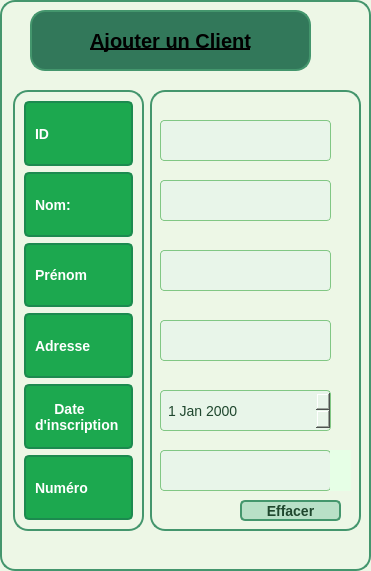
            <widget class="QFrame" name="frame_220">
             <property name="geometry">
              <rect>
               <x>10</x>
               <y>10</y>
               <width>371</width>
               <height>571</height>
              </rect>
             </property>
             <property name="styleSheet">
              <string notr="true">background-color: #edf7e6;         /* Light green inside background */
border: 2px solid rgb(68, 150, 109); /* Green border */
border-radius: 15px;                /* Rounded corners with 15px radius */
</string>
             </property>
             <property name="frameShape">
              <enum>QFrame::Shape::NoFrame</enum>
             </property>
             <widget class="QPushButton" name="pushButton_ajouter2">
              <property name="geometry">
               <rect>
                <x>30</x>
                <y>10</y>
                <width>281</width>
                <height>61</height>
               </rect>
              </property>
              <property name="autoFillBackground">
               <bool>false</bool>
              </property>
              <property name="styleSheet">
               <string notr="true">QPushButton {
    background-color: rgb(50, 120, 90); /* Couleur verte foncée */
    /*color: black;*/
   /* color: #1f472e;*/
color:black;
    font-family: &quot;Roboto&quot;, sans-serif;
     
    font-weight: bold; /* texte en gras */
    font-size: 20px;
    text-decoration: underline;  /* Texte souligné */
    line-height: 1.5;

    width: 200px;
    height: 40px;
    opacity: 0.65;
    text-align: center;
    
    border-style: solid;
    transition: background-color 0.3s ease, opacity 0.3s ease, transform 0.3s ease; /* Transition pour effet plus fluide */
}

QPushButton:hover {
    background-color: rgb(70, 140, 110); /* Couleur de fond légèrement plus claire au survol */
    opacity: 0.85; /* Augmentation de l'opacité */
    transform: scale(1.05); /* Agrandissement léger */
    box-shadow: 2px 2px 5px rgba(0, 0, 0, 0.3); /* Ombre pour donner de la profondeur */
}

                                                           

/*                                                  
QPushButton {
    background-color: rgb(50, 120, 90); 
    color: black;
    
    font-size: 20px;
    text-decoration: underline;   
    line-height: 1.5;

    width: 200px;
    height: 40px;
    opacity: 0.65;
    text-align: center;
    
    border-style: solid;
}
*/
</string>
              </property>
              <property name="text">
               <string>Ajouter un Client</string>
              </property>
              <property name="checkable">
               <bool>true</bool>
              </property>
             </widget>
             <widget class="QFrame" name="frame_221">
              <property name="geometry">
               <rect>
                <x>13</x>
                <y>90</y>
                <width>131</width>
                <height>441</height>
               </rect>
              </property>
              <property name="styleSheet">
               <string notr="true">background-color: #edf7e6;         /* Light green inside background */
border: 2px solid rgb(68, 150, 109); /* Green border */
border-radius: 15px;                /* Rounded corners with 15px radius */
</string>
              </property>
              <property name="frameShape">
               <enum>QFrame::Shape::NoFrame</enum>
              </property>
              <layout class="QVBoxLayout" name="verticalLayout_49">
               <item>
                <widget class="QLabel" name="label_802">
                 <property name="styleSheet">
                  <string notr="true">QLabel {
    background-color: rgb(28, 168, 79); /* Couleur de fond */
    border: 2px solid #1C8A4F; /* Bordure assortie */
    border-radius: 5px; /* Coins arrondis */
    color: white; /* Texte en blanc */
    font-size: 14px; /* Taille de police */
    padding: 5px; /* Espacement interne */
    font-weight: bold; /* Texte en gras */
}

QLabel:hover {
    background-color: rgb(20, 140, 60); /* Couleur de fond change lorsque l'on survole le label */
}

QLabel:focus {
    border: 2px solid #0D6E3F; /* Bordure qui change en cas de focus (utile pour les QLabel avec interaction) */
}
</string>
                 </property>
                 <property name="text">
                  <string>ID</string>
                 </property>
                </widget>
               </item>
               <item>
                <widget class="QLabel" name="label_803">
                 <property name="styleSheet">
                  <string notr="true">QLabel {
    background-color: rgb(28, 168, 79); /* Couleur de fond */
    border: 2px solid #1C8A4F; /* Bordure assortie */
    border-radius: 5px; /* Coins arrondis */
    color: white; /* Texte en blanc */
    font-size: 14px; /* Taille de police */
    padding: 5px; /* Espacement interne */
    font-weight: bold; /* Texte en gras */
}

QLabel:hover {
    background-color: rgb(20, 140, 60); /* Couleur de fond change lorsque l'on survole le label */
}

QLabel:focus {
    border: 2px solid #0D6E3F; /* Bordure qui change en cas de focus (utile pour les QLabel avec interaction) */
}
</string>
                 </property>
                 <property name="text">
                  <string>Nom:</string>
                 </property>
                </widget>
               </item>
               <item>
                <widget class="QLabel" name="label_804">
                 <property name="styleSheet">
                  <string notr="true">QLabel {
    background-color: rgb(28, 168, 79); /* Couleur de fond */
    border: 2px solid #1C8A4F; /* Bordure assortie */
    border-radius: 5px; /* Coins arrondis */
    color: white; /* Texte en blanc */
    font-size: 14px; /* Taille de police */
    padding: 5px; /* Espacement interne */
    font-weight: bold; /* Texte en gras */
}

QLabel:hover {
    background-color: rgb(20, 140, 60); /* Couleur de fond change lorsque l'on survole le label */
}

QLabel:focus {
    border: 2px solid #0D6E3F; /* Bordure qui change en cas de focus (utile pour les QLabel avec interaction) */
}
</string>
                 </property>
                 <property name="text">
                  <string>Prénom</string>
                 </property>
                </widget>
               </item>
               <item>
                <widget class="QLabel" name="label_805">
                 <property name="styleSheet">
                  <string notr="true">QLabel {
    background-color: rgb(28, 168, 79); /* Couleur de fond */
    border: 2px solid #1C8A4F; /* Bordure assortie */
    border-radius: 5px; /* Coins arrondis */
    color: white; /* Texte en blanc */
    font-size: 14px; /* Taille de police */
    padding: 5px; /* Espacement interne */
    font-weight: bold; /* Texte en gras */
}

QLabel:hover {
    background-color: rgb(20, 140, 60); /* Couleur de fond change lorsque l'on survole le label */
}

QLabel:focus {
    border: 2px solid #0D6E3F; /* Bordure qui change en cas de focus (utile pour les QLabel avec interaction) */
}
</string>
                 </property>
                 <property name="text">
                  <string>Adresse</string>
                 </property>
                </widget>
               </item>
               <item>
                <widget class="QLabel" name="label_806">
                 <property name="styleSheet">
                  <string notr="true">QLabel {
    background-color: rgb(28, 168, 79); /* Couleur de fond */
    border: 2px solid #1C8A4F; /* Bordure assortie */
    border-radius: 5px; /* Coins arrondis */
    color: white; /* Texte en blanc */
    font-size: 14px; /* Taille de police */
    padding: 5px; /* Espacement interne */
    font-weight: bold; /* Texte en gras */
}

QLabel:hover {
    background-color: rgb(20, 140, 60); /* Couleur de fond change lorsque l'on survole le label */
}

QLabel:focus {
    border: 2px solid #0D6E3F; /* Bordure qui change en cas de focus (utile pour les QLabel avec interaction) */
}
</string>
                 </property>
                 <property name="text">
                  <string>     Date
d'inscription</string>
                 </property>
                </widget>
               </item>
               <item>
                <widget class="QLabel" name="label_807">
                 <property name="styleSheet">
                  <string notr="true">QLabel {
    background-color: rgb(28, 168, 79); /* Couleur de fond */
    border: 2px solid #1C8A4F; /* Bordure assortie */
    border-radius: 5px; /* Coins arrondis */
    color: white; /* Texte en blanc */
    font-size: 14px; /* Taille de police */
    padding: 5px; /* Espacement interne */
    font-weight: bold; /* Texte en gras */
}

QLabel:hover {
    background-color: rgb(20, 140, 60); /* Couleur de fond change lorsque l'on survole le label */
}

QLabel:focus {
    border: 2px solid #0D6E3F; /* Bordure qui change en cas de focus (utile pour les QLabel avec interaction) */
}
</string>
                 </property>
                 <property name="text">
                  <string>Numéro</string>
                 </property>
                </widget>
               </item>
              </layout>
             </widget>
             <widget class="QFrame" name="frame_222">
              <property name="geometry">
               <rect>
                <x>150</x>
                <y>90</y>
                <width>211</width>
                <height>441</height>
               </rect>
              </property>
              <property name="styleSheet">
               <string notr="true">background-color: #edf7e6;         /* Light green inside background */
border: 2px solid rgb(68, 150, 109); /* Green border */
border-radius: 15px;                /* Rounded corners with 15px radius */
</string>
              </property>
              <property name="frameShape">
               <enum>QFrame::Shape::NoFrame</enum>
              </property>
              <widget class="QLineEdit" name="lineEdit_ID2">
               <property name="geometry">
                <rect>
                 <x>10</x>
                 <y>30</y>
                 <width>171</width>
                 <height>41</height>
                </rect>
               </property>
               <property name="styleSheet">
                <string notr="true">
QLineEdit {
    background-color: #E8F5E9; /* Vert très clair */
    color: #1f472e;
    font-family: &quot;Roboto&quot;, sans-serif;
    font-size: 14px;
    padding: 5px;
    border: 1px solid #81C784;
    border-radius: 4px;
}
QLineEdit:focus {
    border: 1px solid #4CAF50; /* Bordure plus foncée lorsqu'on clique */
    background-color: #F1F8E9;
}
</string>
               </property>
              </widget>
              <widget class="QLineEdit" name="lineEdit_nom_2">
               <property name="geometry">
                <rect>
                 <x>10</x>
                 <y>90</y>
                 <width>171</width>
                 <height>41</height>
                </rect>
               </property>
               <property name="styleSheet">
                <string notr="true">QLineEdit {
    background-color: #E8F5E9; /* Vert très clair */
    color: #1f472e;
    font-family: &quot;Roboto&quot;, sans-serif;
    font-size: 14px;
    padding: 5px;
    border: 1px solid #81C784;
    border-radius: 4px;
}
QLineEdit:focus {
    border: 1px solid #4CAF50; /* Bordure plus foncée lorsqu'on clique */
    background-color: #F1F8E9;
}
</string>
               </property>
              </widget>
              <widget class="QLineEdit" name="lineEdit_prenom_2">
               <property name="geometry">
                <rect>
                 <x>10</x>
                 <y>160</y>
                 <width>171</width>
                 <height>41</height>
                </rect>
               </property>
               <property name="styleSheet">
                <string notr="true">QLineEdit {
    background-color: #E8F5E9; /* Vert très clair */
    color: #1f472e;
    font-family: &quot;Roboto&quot;, sans-serif;
    font-size: 14px;
    padding: 5px;
    border: 1px solid #81C784;
    border-radius: 4px;
}
QLineEdit:focus {
    border: 1px solid #4CAF50; /* Bordure plus foncée lorsqu'on clique */
    background-color: #F1F8E9;
}
</string>
               </property>
              </widget>
              <widget class="QLineEdit" name="lineEdit_adresse_2">
               <property name="geometry">
                <rect>
                 <x>10</x>
                 <y>230</y>
                 <width>171</width>
                 <height>41</height>
                </rect>
               </property>
               <property name="styleSheet">
                <string notr="true">QLineEdit {
    background-color: #E8F5E9; /* Vert très clair */
    color: #1f472e;
    font-family: &quot;Roboto&quot;, sans-serif;
    font-size: 14px;
    padding: 5px;
    border: 1px solid #81C784;
    border-radius: 4px;
}
QLineEdit:focus {
    border: 1px solid #4CAF50; /* Bordure plus foncée lorsqu'on clique */
    background-color: #F1F8E9;
}
</string>
               </property>
              </widget>
              <widget class="QDateEdit" name="dateEdit_dateInscription">
               <property name="geometry">
                <rect>
                 <x>10</x>
                 <y>300</y>
                 <width>171</width>
                 <height>41</height>
                </rect>
               </property>
               <property name="styleSheet">
                <string notr="true">QDateEdit#dateEdit_dateInscription {
    background-color: #E8F5E9; /* Couleur de fond verte très claire */
    color: #1f472e; /* Couleur du texte verte foncée */
    font-family: &quot;Roboto&quot;, sans-serif;
    font-size: 14px;
    padding: 5px;
    border: 1px solid #81C784; /* Bordure verte claire */
    border-radius: 4px; /* Coins arrondis */
}

QDateEdit#dateEdit_dateInscription::drop-down {
    background-color: #81C784; /* Couleur du bouton déroulant */
    border: none;
    width: 18px;
}

QDateEdit#dateEdit_dateInscription::down-arrow {
    image: url(/path/to/your_arrow_icon.png); /* Remplacez par le chemin de l'image de votre icône de flèche */
    width: 10px;
    height: 10px;
}

QDateEdit#dateEdit_dateInscription:focus {
    border: 1px solid #4CAF50; /* Bordure plus foncée lors de la mise en focus */
    background-color: #F1F8E9;
}
</string>
               </property>
              </widget>
              <widget class="QLineEdit" name="lineEdit_telephone_2">
               <property name="geometry">
                <rect>
                 <x>10</x>
                 <y>360</y>
                 <width>171</width>
                 <height>41</height>
                </rect>
               </property>
               <property name="styleSheet">
                <string notr="true">QLineEdit {
    background-color: #E8F5E9; /* Vert très clair */
    color: #1f472e;
    font-family: &quot;Roboto&quot;, sans-serif;
    font-size: 14px;
    padding: 5px;
    border: 1px solid #81C784;
    border-radius: 4px;
}
QLineEdit:focus {
    border: 1px solid #4CAF50; /* Bordure plus foncée lorsqu'on clique */
    background-color: #F1F8E9;
}

</string>
               </property>
              </widget>
              <widget class="QPushButton" name="pushButton_effacer">
               <property name="geometry">
                <rect>
                 <x>90</x>
                 <y>410</y>
                 <width>101</width>
                 <height>21</height>
                </rect>
               </property>
               <property name="styleSheet">
                <string notr="true">QPushButton {
    background-color: #b8e0c7;
    color: #1f472e;
    font-family: &quot;Roboto&quot;, sans-serif;
    font-size: 14px;
    font-weight: bold; /* texte en gras */
    border-radius: 5px; /* coins arrondis */
    transition: background-color 0.3s ease, border 0.3s ease, transform 0.3s ease; /* ajoute une transition pour l'agrandissement */
}

QPushButton:hover {
    background-color: #A0D6B4;
    border: 1px solid #4CAF50;
    box-shadow: 2px 2px 5px rgba(0, 0, 0, 0.3);
    transform: scale(1.05); /* agrandit le bouton de 5% */
}
</string>
               </property>
               <property name="text">
                <string>Effacer</string>
               </property>
              </widget>
              <widget class="QLabel" name="trash">
               <property name="geometry">
                <rect>
                 <x>180</x>
                 <y>360</y>
                 <width>21</width>
                 <height>41</height>
                </rect>
               </property>
               <property name="styleSheet">
                <string notr="true">background-color: #e6ffe6;
border:#e6ffe6;
</string>
               </property>
               <property name="text">
                <string/>
               </property>
              </widget>
             </widget>
             <widget class="QLabel" name="plus">
              <property name="geometry">
               <rect>
                <x>50</x>
                <y>30</y>
                <width>31</width>
                <height>31</height>
               </rect>
              </property>
              <property name="styleSheet">
               <string notr="true">background-color: rgb(50, 120, 90);
border:rgb(50, 120, 90);</string>
              </property>
              <property name="text">
               <string/>
              </property>
             </widget>
            </widget>
